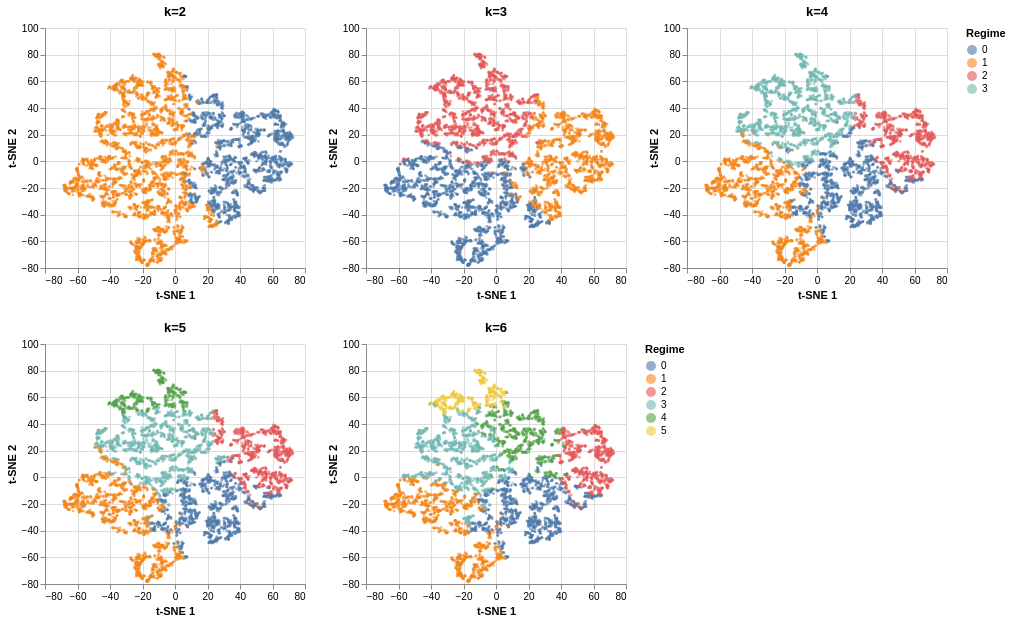

Notebook cell for this chart:
### Code cell
tsne_grid(coords, plot_idx, results)

### Figure 1 — Vega specification as saved in the notebook (floating-point values rounded to 4 significant figures; data arrays with more than 128 entries replaced by an {"elided": "..."} marker saying what was removed)
{"$schema": "https://vega.github.io/schema/vega/v5.json", "data": [{"name": "source_0", "values": {"elided": "5000 records"}}, {"name": "source_1", "values": {"elided": "5000 records"}}, {"name": "source_2", "values": {"elided": "5000 records"}}, {"name": "source_3", "values": {"elided": "5000 records"}}, {"name": "source_4", "values": {"elided": "5000 records"}}, {"name": "source_0_concat_0_color_domain_regime_0", "values": [{"regime": "0"}, {"regime": "1"}]}, {"name": "source_1_concat_0_color_domain_regime_1", "values": [{"regime": "1"}, {"regime": "0"}, {"regime": "2"}]}, {"name": "source_2_concat_0_color_domain_regime_2", "values": [{"regime": "0"}, {"regime": "1"}, {"regime": "2"}, {"regime": "3"}]}, {"name": "source_0_concat_0_concat_0_x_domain_tsne_1", "values": [{"min": -68.71, "max": 72.64}]}, {"name": "source_0_concat_0_concat_0_y_domain_tsne_2", "values": [{"min": -78.22, "max": 80.48}]}, {"name": "source_1_concat_0_concat_1_x_domain_tsne_1", "values": [{"min": -68.71, "max": 72.64}]}, {"name": "source_1_concat_0_concat_1_y_domain_tsne_2", "values": [{"min": -78.22, "max": 80.48}]}, {"name": "source_2_concat_0_concat_2_x_domain_tsne_1", "values": [{"min": -68.71, "max": 72.64}]}, {"name": "source_2_concat_0_concat_2_y_domain_tsne_2", "values": [{"min": -78.22, "max": 80.48}]}, {"name": "source_3_concat_1_color_domain_regime_0", "values": [{"regime": "0"}, {"regime": "1"}, {"regime": "2"}, {"regime": "3"}, {"regime": "4"}]}, {"name": "source_4_concat_1_color_domain_regime_1", "values": [{"regime": "0"}, {"regime": "1"}, {"regime": "2"}, {"regime": "3"}, {"regime": "4"}, {"regime": "5"}]}, {"name": "source_3_concat_1_concat_0_x_domain_tsne_1", "values": [{"min": -68.71, "max": 72.64}]}, {"name": "source_3_concat_1_concat_0_y_domain_tsne_2", "values": [{"min": -78.22, "max": 80.48}]}, {"name": "source_4_concat_1_concat_1_x_domain_tsne_1", "values": [{"min": -68.71, "max": 72.64}]}, {"name": "source_4_concat_1_concat_1_y_domain_tsne_2", "values": [{"min": -78.22, "max": 80.48}]}], "signals": [{"name": "childHeight", "value": 240}, {"name": "concat_0_childWidth", "value": 260}, {"name": "concat_1_childWidth", "value": 260}], "marks": [{"type": "group", "name": "concat_0_group", "marks": [{"type": "group", "name": "concat_0_concat_0_group", "encode": {"update": {"height": {"signal": "childHeight"}, "width": {"signal": "concat_0_childWidth"}}}, "marks": [{"type": "symbol", "name": "concat_0_concat_0_marks", "from": {"data": "source_0"}, "encode": {"update": {"opacity": {"value": 0.6}, "shape": {"value": "circle"}, "fill": {"field": "regime", "scale": "concat_0_color"}, "x": {"field": "tsne_1", "scale": "concat_0_concat_0_x"}, "y": {"field": "tsne_2", "scale": "concat_0_concat_0_y"}, "size": {"value": 8}}}, "style": ["circle"]}], "axes": [{"scale": "concat_0_concat_0_x", "zindex": 0, "grid": true, "domain": false, "labels": false, "gridScale": "concat_0_concat_0_y", "orient": "bottom", "aria": false, "minExtent": 0, "tickCount": {"signal": "ceil(concat_0_childWidth/40)"}, "maxExtent": 0, "ticks": false}, {"scale": "concat_0_concat_0_y", "ticks": false, "tickCount": {"signal": "ceil(childHeight/40)"}, "grid": true, "aria": false, "zindex": 0, "orient": "left", "gridScale": "concat_0_concat_0_x", "maxExtent": 0, "minExtent": 0, "labels": false, "domain": false}, {"scale": "concat_0_concat_0_x", "grid": false, "title": "t-SNE 1", "orient": "bottom", "labelOverlap": true, "zindex": 0, "labelFlush": true, "tickCount": {"signal": "ceil(concat_0_childWidth/40)"}}, {"scale": "concat_0_concat_0_y", "tickCount": {"signal": "ceil(childHeight/40)"}, "zindex": 0, "grid": false, "title": "t-SNE 2", "labelOverlap": true, "orient": "left"}], "title": {"text": "k=2", "frame": "group"}, "style": "cell"}, {"type": "group", "name": "concat_0_concat_1_group", "encode": {"update": {"height": {"signal": "childHeight"}, "width": {"signal": "concat_0_childWidth"}}}, "marks": [{"type": "symbol", "name": "concat_0_concat_1_marks", "from": {"data": "source_1"}, "encode": {"update": {"opacity": {"value": 0.6}, "size": {"value": 8}, "y": {"field": "tsne_2", "scale": "concat_0_concat_1_y"}, "shape": {"value": "circle"}, "x": {"field": "tsne_1", "scale": "concat_0_concat_1_x"}, "fill": {"field": "regime", "scale": "concat_0_color"}}}, "style": ["circle"]}], "axes": [{"scale": "concat_0_concat_1_x", "labels": false, "tickCount": {"signal": "ceil(concat_0_childWidth/40)"}, "aria": false, "maxExtent": 0, "orient": "bottom", "minExtent": 0, "zindex": 0, "gridScale": "concat_0_concat_1_y", "ticks": false, "grid": true, "domain": false}, {"scale": "concat_0_concat_1_y", "gridScale": "concat_0_concat_1_x", "labels": false, "aria": false, "ticks": false, "tickCount": {"signal": "ceil(childHeight/40)"}, "zindex": 0, "orient": "left", "grid": true, "domain": false, "maxExtent": 0, "minExtent": 0}, {"scale": "concat_0_concat_1_x", "orient": "bottom", "tickCount": {"signal": "ceil(concat_0_childWidth/40)"}, "zindex": 0, "title": "t-SNE 1", "labelFlush": true, "grid": false, "labelOverlap": true}, {"scale": "concat_0_concat_1_y", "orient": "left", "tickCount": {"signal": "ceil(childHeight/40)"}, "grid": false, "labelOverlap": true, "zindex": 0, "title": "t-SNE 2"}], "title": {"text": "k=3", "frame": "group"}, "style": "cell"}, {"type": "group", "name": "concat_0_concat_2_group", "encode": {"update": {"width": {"signal": "concat_0_childWidth"}, "height": {"signal": "childHeight"}}}, "marks": [{"type": "symbol", "name": "concat_0_concat_2_marks", "from": {"data": "source_2"}, "encode": {"update": {"opacity": {"value": 0.6}, "shape": {"value": "circle"}, "y": {"field": "tsne_2", "scale": "concat_0_concat_2_y"}, "fill": {"field": "regime", "scale": "concat_0_color"}, "size": {"value": 8}, "x": {"field": "tsne_1", "scale": "concat_0_concat_2_x"}}}, "style": ["circle"]}], "axes": [{"scale": "concat_0_concat_2_x", "zindex": 0, "maxExtent": 0, "tickCount": {"signal": "ceil(concat_0_childWidth/40)"}, "gridScale": "concat_0_concat_2_y", "labels": false, "ticks": false, "domain": false, "aria": false, "grid": true, "minExtent": 0, "orient": "bottom"}, {"scale": "concat_0_concat_2_y", "orient": "left", "grid": true, "aria": false, "domain": false, "maxExtent": 0, "labels": false, "tickCount": {"signal": "ceil(childHeight/40)"}, "gridScale": "concat_0_concat_2_x", "minExtent": 0, "zindex": 0, "ticks": false}, {"scale": "concat_0_concat_2_x", "title": "t-SNE 1", "orient": "bottom", "labelOverlap": true, "tickCount": {"signal": "ceil(concat_0_childWidth/40)"}, "grid": false, "labelFlush": true, "zindex": 0}, {"scale": "concat_0_concat_2_y", "title": "t-SNE 2", "labelOverlap": true, "orient": "left", "grid": false, "tickCount": {"signal": "ceil(childHeight/40)"}, "zindex": 0}], "title": {"text": "k=4", "frame": "group"}, "style": "cell"}], "layout": {"padding": 20, "bounds": "full", "align": "each"}, "legends": [{"title": "Regime", "fill": "concat_0_color", "symbolType": "circle", "encode": {"symbols": {"update": {"opacity": {"value": 0.6}}}}}]}, {"type": "group", "name": "concat_1_group", "marks": [{"type": "group", "name": "concat_1_concat_0_group", "encode": {"update": {"width": {"signal": "concat_1_childWidth"}, "height": {"signal": "childHeight"}}}, "marks": [{"type": "symbol", "name": "concat_1_concat_0_marks", "from": {"data": "source_3"}, "encode": {"update": {"fill": {"field": "regime", "scale": "concat_1_color"}, "y": {"field": "tsne_2", "scale": "concat_1_concat_0_y"}, "shape": {"value": "circle"}, "opacity": {"value": 0.6}, "size": {"value": 8}, "x": {"field": "tsne_1", "scale": "concat_1_concat_0_x"}}}, "style": ["circle"]}], "axes": [{"scale": "concat_1_concat_0_x", "aria": false, "maxExtent": 0, "minExtent": 0, "orient": "bottom", "grid": true, "tickCount": {"signal": "ceil(concat_1_childWidth/40)"}, "ticks": false, "labels": false, "zindex": 0, "gridScale": "concat_1_concat_0_y", "domain": false}, {"scale": "concat_1_concat_0_y", "gridScale": "concat_1_concat_0_x", "tickCount": {"signal": "ceil(childHeight/40)"}, "maxExtent": 0, "minExtent": 0, "domain": false, "ticks": false, "zindex": 0, "orient": "left", "grid": true, "labels": false, "aria": false}, {"scale": "concat_1_concat_0_x", "tickCount": {"signal": "ceil(concat_1_childWidth/40)"}, "zindex": 0, "title": "t-SNE 1", "orient": "bottom", "grid": false, "labelFlush": true, "labelOverlap": true}, {"scale": "concat_1_concat_0_y", "labelOverlap": true, "grid": false, "title": "t-SNE 2", "orient": "left", "zindex": 0, "tickCount": {"signal": "ceil(childHeight/40)"}}], "title": {"text": "k=5", "frame": "group"}, "style": "cell"}, {"type": "group", "name": "concat_1_concat_1_group", "encode": {"update": {"height": {"signal": "childHeight"}, "width": {"signal": "concat_1_childWidth"}}}, "marks": [{"type": "symbol", "name": "concat_1_concat_1_marks", "from": {"data": "source_4"}, "encode": {"update": {"shape": {"value": "circle"}, "fill": {"field": "regime", "scale": "concat_1_color"}, "size": {"value": 8}, "x": {"field": "tsne_1", "scale": "concat_1_concat_1_x"}, "y": {"field": "tsne_2", "scale": "concat_1_concat_1_y"}, "opacity": {"value": 0.6}}}, "style": ["circle"]}], "axes": [{"scale": "concat_1_concat_1_x", "orient": "bottom", "domain": false, "maxExtent": 0, "minExtent": 0, "tickCount": {"signal": "ceil(concat_1_childWidth/40)"}, "ticks": false, "grid": true, "labels": false, "gridScale": "concat_1_concat_1_y", "aria": false, "zindex": 0}, {"scale": "concat_1_concat_1_y", "orient": "left", "domain": false, "zindex": 0, "maxExtent": 0, "gridScale": "concat_1_concat_1_x", "ticks": false, "labels": false, "minExtent": 0, "grid": true, "aria": false, "tickCount": {"signal": "ceil(childHeight/40)"}}, {"scale": "concat_1_concat_1_x", "orient": "bottom", "labelFlush": true, "tickCount": {"signal": "ceil(concat_1_childWidth/40)"}, "labelOverlap": true, "grid": false, "title": "t-SNE 1", "zindex": 0}, {"scale": "concat_1_concat_1_y", "zindex": 0, "tickCount": {"signal": "ceil(childHeight/40)"}, "orient": "left", "grid": false, "labelOverlap": true, "title": "t-SNE 2"}], "title": {"text": "k=6", "frame": "group"}, "style": "cell"}], "layout": {"padding": 20, "bounds": "full", "align": "each"}, "legends": [{"title": "Regime", "fill": "concat_1_color", "symbolType": "circle", "encode": {"symbols": {"update": {"opacity": {"value": 0.6}}}}}]}], "scales": [{"name": "concat_0_color", "type": "ordinal", "domain": {"fields": [{"data": "source_0_concat_0_color_domain_regime_0", "field": "regime"}, {"data": "source_1_concat_0_color_domain_regime_1", "field": "regime"}, {"data": "source_2_concat_0_color_domain_regime_2", "field": "regime"}], "sort": true}, "range": "category"}, {"name": "concat_0_concat_0_x", "type": "linear", "domain": [{"signal": "(data(\"source_0_concat_0_concat_0_x_domain_tsne_1\")[0] || {}).min"}, {"signal": "(data(\"source_0_concat_0_concat_0_x_domain_tsne_1\")[0] || {}).max"}], "range": [0, {"signal": "concat_0_childWidth"}], "nice": true, "zero": true}, {"name": "concat_0_concat_0_y", "type": "linear", "domain": [{"signal": "(data(\"source_0_concat_0_concat_0_y_domain_tsne_2\")[0] || {}).min"}, {"signal": "(data(\"source_0_concat_0_concat_0_y_domain_tsne_2\")[0] || {}).max"}], "range": [{"signal": "childHeight"}, 0], "nice": true, "zero": true}, {"name": "concat_0_concat_1_x", "type": "linear", "domain": [{"signal": "(data(\"source_1_concat_0_concat_1_x_domain_tsne_1\")[0] || {}).min"}, {"signal": "(data(\"source_1_concat_0_concat_1_x_domain_tsne_1\")[0] || {}).max"}], "range": [0, {"signal": "concat_0_childWidth"}], "zero": true, "nice": true}, {"name": "concat_0_concat_1_y", "type": "linear", "domain": [{"signal": "(data(\"source_1_concat_0_concat_1_y_domain_tsne_2\")[0] || {}).min"}, {"signal": "(data(\"source_1_concat_0_concat_1_y_domain_tsne_2\")[0] || {}).max"}], "range": [{"signal": "childHeight"}, 0], "zero": true, "nice": true}, {"name": "concat_0_concat_2_x", "type": "linear", "domain": [{"signal": "(data(\"source_2_concat_0_concat_2_x_domain_tsne_1\")[0] || {}).min"}, {"signal": "(data(\"source_2_concat_0_concat_2_x_domain_tsne_1\")[0] || {}).max"}], "range": [0, {"signal": "concat_0_childWidth"}], "nice": true, "zero": true}, {"name": "concat_0_concat_2_y", "type": "linear", "domain": [{"signal": "(data(\"source_2_concat_0_concat_2_y_domain_tsne_2\")[0] || {}).min"}, {"signal": "(data(\"source_2_concat_0_concat_2_y_domain_tsne_2\")[0] || {}).max"}], "range": [{"signal": "childHeight"}, 0], "zero": true, "nice": true}, {"name": "concat_1_color", "type": "ordinal", "domain": {"fields": [{"data": "source_3_concat_1_color_domain_regime_0", "field": "regime"}, {"data": "source_4_concat_1_color_domain_regime_1", "field": "regime"}], "sort": true}, "range": "category"}, {"name": "concat_1_concat_0_x", "type": "linear", "domain": [{"signal": "(data(\"source_3_concat_1_concat_0_x_domain_tsne_1\")[0] || {}).min"}, {"signal": "(data(\"source_3_concat_1_concat_0_x_domain_tsne_1\")[0] || {}).max"}], "range": [0, {"signal": "concat_1_childWidth"}], "zero": true, "nice": true}, {"name": "concat_1_concat_0_y", "type": "linear", "domain": [{"signal": "(data(\"source_3_concat_1_concat_0_y_domain_tsne_2\")[0] || {}).min"}, {"signal": "(data(\"source_3_concat_1_concat_0_y_domain_tsne_2\")[0] || {}).max"}], "range": [{"signal": "childHeight"}, 0], "zero": true, "nice": true}, {"name": "concat_1_concat_1_x", "type": "linear", "domain": [{"signal": "(data(\"source_4_concat_1_concat_1_x_domain_tsne_1\")[0] || {}).min"}, {"signal": "(data(\"source_4_concat_1_concat_1_x_domain_tsne_1\")[0] || {}).max"}], "range": [0, {"signal": "concat_1_childWidth"}], "zero": true, "nice": true}, {"name": "concat_1_concat_1_y", "type": "linear", "domain": [{"signal": "(data(\"source_4_concat_1_concat_1_y_domain_tsne_2\")[0] || {}).min"}, {"signal": "(data(\"source_4_concat_1_concat_1_y_domain_tsne_2\")[0] || {}).max"}], "range": [{"signal": "childHeight"}, 0], "nice": true, "zero": true}], "layout": {"padding": 20, "columns": 1, "bounds": "full", "align": "each"}, "padding": 5, "background": "white"}
